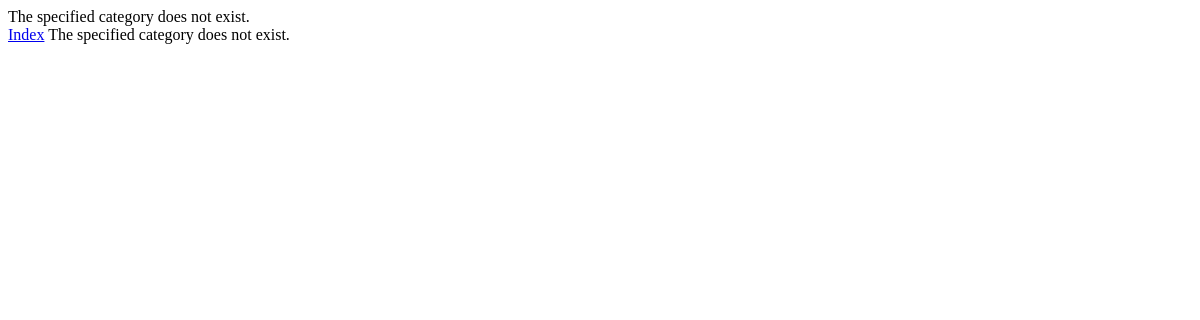
The app's page /rango/category/python/, older data.
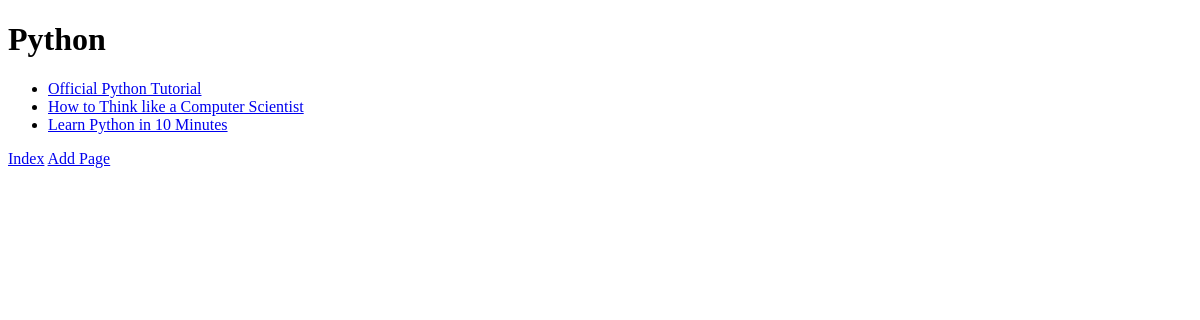
The same page, newer data.
### rango/models.py (models this page shows, shortened)
class Category(models.Model):
    NAME_MAX_LENGTH = 128
    name = models.CharField(max_length=NAME_MAX_LENGTH, unique=True)
    views = models.IntegerField(default=0)
    likes = models.IntegerField(default=0)
    slug = models.SlugField(unique=True)
    class Meta:
        verbose_name_plural = 'Categories'

class Page(models.Model):
    TITLE_MAX_LENGTH = 128
    URL_MAX_LENGTH = 200
    category = models.ForeignKey(Category, on_delete=models.CASCADE)
    title = models.CharField(max_length=TITLE_MAX_LENGTH)
    url = models.URLField()
    views = models.IntegerField(default=0)

### rango/views.py (the view)
# urls.py: path('category/<slug:category_name_slug>/',views.show_category, name='show_category'),
def show_category(request, category_name_slug):
   context_dict = {}
   try:
      category = Category.objects.get(slug=category_name_slug)
      pages = Page.objects.filter(category=category)
      context_dict['pages'] = pages
      context_dict['category'] = category
   except Category.DoesNotExist:
      context_dict['category'] = None
      context_dict['pages'] = None
   return render(request, 'rango/category.html', context=context_dict)

### templates/rango/category.html (shortened to what this page needs)
<!DOCTYPE html>
<html>
<head>
</head>
<body>
    <div>
        {% if category %}
        <h1>{{ category.name }}</h1>
        {% if pages %}
        <ul>
            {% for page in pages %}
            <li><a href="{{ page.url }}">{{ page.title }}</a></li>
            {% endfor %}
        </ul>
        {% else %}
        <strong>No pages currently in category.</strong> {% endif %} {% else %} The specified category does not exist. {% endif %}
    </div>
    <div>
        <a href="/rango/">Index</a> {% if category %}
        <a href="/rango/category/{{ category.slug }}/add_page/">Add Page</a> {% else %} The specified category does not exist. {% endif %}
    </div>
</body>
</html>

Row changes from the older to the newer data that the page shows:
now on this page (row unchanged): Category: name "Python"
now on this page (row edited): Page: title "Official Python Tutorial"
now on this page (row edited): Page: title "How to Think like a Computer Scientist"
now on this page (row edited): Page: title "Learn Python in 10 Minutes"
Text that changed along with them:
text no longer shown: "The specified category does not exist. The specified category does not exist."
text now shown: "Add Page"
